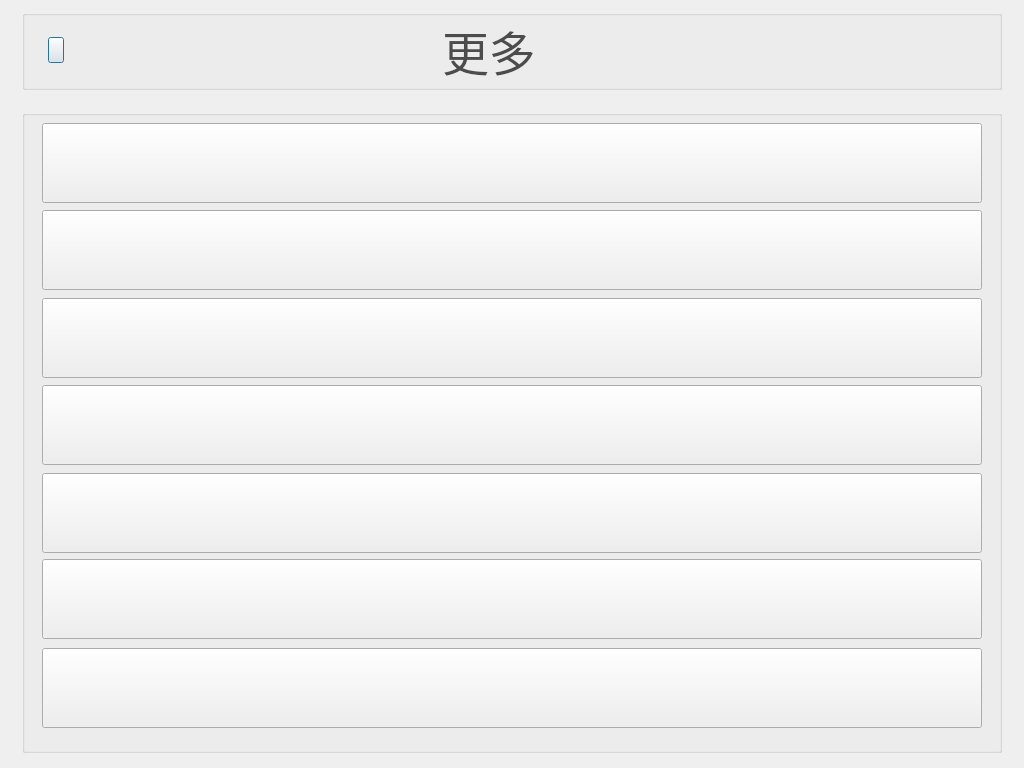
<?xml version="1.0" encoding="UTF-8"?>
<ui version="4.0">
 <class>moreW</class>
 <widget class="QDialog" name="moreW">
  <property name="geometry">
   <rect>
    <x>0</x>
    <y>0</y>
    <width>1024</width>
    <height>768</height>
   </rect>
  </property>
  <property name="windowTitle">
   <string>Dialog</string>
  </property>
  <property name="styleSheet">
   <string notr="true"/>
  </property>
  <widget class="QGroupBox" name="groupBox_2">
   <property name="geometry">
    <rect>
     <x>22</x>
     <y>10</y>
     <width>980</width>
     <height>80</height>
    </rect>
   </property>
   <property name="font">
    <font>
     <family>宋体</family>
    </font>
   </property>
   <property name="styleSheet">
    <string notr="true">#groupBox_2
{
	border-image: url(:/new/prefix1/image/moreimag/back_board1.png);
}</string>
   </property>
   <property name="title">
    <string/>
   </property>
   <property name="flat">
    <bool>false</bool>
   </property>
   <widget class="QPushButton" name="returnMainButton">
    <property name="geometry">
     <rect>
      <x>26</x>
      <y>27</y>
      <width>16</width>
      <height>26</height>
     </rect>
    </property>
    <property name="font">
     <font>
      <family>宋体</family>
     </font>
    </property>
    <property name="styleSheet">
     <string notr="true">border-image: url(:/new/prefix1/image/cleanimag/return.png);</string>
    </property>
    <property name="text">
     <string/>
    </property>
   </widget>
   <widget class="QLabel" name="label">
    <property name="geometry">
     <rect>
      <x>420</x>
      <y>11</y>
      <width>111</width>
      <height>58</height>
     </rect>
    </property>
    <property name="font">
     <font>
      <family>宋体</family>
      <pointsize>35</pointsize>
      <weight>50</weight>
      <bold>false</bold>
     </font>
    </property>
    <property name="styleSheet">
     <string notr="true">color: rgb(76, 76, 76);</string>
    </property>
    <property name="frameShape">
     <enum>QFrame::NoFrame</enum>
    </property>
    <property name="frameShadow">
     <enum>QFrame::Plain</enum>
    </property>
    <property name="lineWidth">
     <number>0</number>
    </property>
    <property name="text">
     <string>更多</string>
    </property>
   </widget>
  </widget>
  <widget class="QGroupBox" name="groupBox">
   <property name="geometry">
    <rect>
     <x>22</x>
     <y>110</y>
     <width>980</width>
     <height>643</height>
    </rect>
   </property>
   <property name="styleSheet">
    <string notr="true">#groupBox
{
	border-image: url(:/new/prefix1/image/moreimag/back_board.png);
}</string>
   </property>
   <property name="title">
    <string/>
   </property>
   <widget class="QPushButton" name="genRoadButton">
    <property name="geometry">
     <rect>
      <x>20</x>
      <y>13</y>
      <width>940</width>
      <height>80</height>
     </rect>
    </property>
    <property name="font">
     <font>
      <family>宋体</family>
     </font>
    </property>
    <property name="styleSheet">
     <string notr="true">QPushButton{border-image: url(:/new/prefix1/image/moreimag/patch.jpg)}
QPushButton:hover{border-image: url(:/new/prefix1/image/moreimag/patch.jpg)}
QPushButton:pressed{border-image: url(:/new/prefix1/image/moreimag/patch1.jpg)}</string>
    </property>
    <property name="text">
     <string/>
    </property>
   </widget>
   <widget class="QPushButton" name="switchMapButton">
    <property name="geometry">
     <rect>
      <x>20</x>
      <y>100</y>
      <width>940</width>
      <height>80</height>
     </rect>
    </property>
    <property name="font">
     <font>
      <family>宋体</family>
     </font>
    </property>
    <property name="styleSheet">
     <string notr="true">QPushButton{border-image: url(:/new/prefix1/image/moreimag/switch_map.jpg)}
QPushButton:hover{border-image: url(:/new/prefix1/image/moreimag/switch_map.jpg)}
QPushButton:pressed{border-image: url(:/new/prefix1/image/moreimag/switch_map1.jpg)}</string>
    </property>
    <property name="text">
     <string/>
    </property>
   </widget>
   <widget class="QPushButton" name="lockScreenButton">
    <property name="geometry">
     <rect>
      <x>20</x>
      <y>188</y>
      <width>940</width>
      <height>80</height>
     </rect>
    </property>
    <property name="font">
     <font>
      <family>宋体</family>
     </font>
    </property>
    <property name="styleSheet">
     <string notr="true">QPushButton{border-image: url(:/new/prefix1/image/moreimag/set_lock.jpg)}
QPushButton:hover{border-image: url(:/new/prefix1/image/moreimag/set_lock.jpg)}
QPushButton:pressed{border-image: url(:/new/prefix1/image/moreimag/set_lock1.jpg)}</string>
    </property>
    <property name="text">
     <string/>
    </property>
   </widget>
   <widget class="QPushButton" name="cleanReportButton">
    <property name="geometry">
     <rect>
      <x>20</x>
      <y>275</y>
      <width>940</width>
      <height>80</height>
     </rect>
    </property>
    <property name="font">
     <font>
      <family>宋体</family>
     </font>
    </property>
    <property name="styleSheet">
     <string notr="true">QPushButton{border-image: url(:/new/prefix1/image/moreimag/clean_report.jpg)}
QPushButton:hover{border-image: url(:/new/prefix1/image/moreimag/clean_report.jpg)}
QPushButton:pressed{border-image: url(:/new/prefix1/image/moreimag/clean_report1.jpg)}</string>
    </property>
    <property name="text">
     <string/>
    </property>
   </widget>
   <widget class="QPushButton" name="adModeButton">
    <property name="geometry">
     <rect>
      <x>20</x>
      <y>363</y>
      <width>940</width>
      <height>80</height>
     </rect>
    </property>
    <property name="font">
     <font>
      <family>宋体</family>
     </font>
    </property>
    <property name="styleSheet">
     <string notr="true">QPushButton{border-image: url(:/new/prefix1/image/moreimag/ad_mode.jpg)}
QPushButton:hover{border-image: url(:/new/prefix1/image/moreimag/ad_mode.jpg)}
QPushButton:pressed{border-image: url(:/new/prefix1/image/moreimag/ad_mode1.jpg)}</string>
    </property>
    <property name="text">
     <string/>
    </property>
   </widget>
   <widget class="QPushButton" name="spePointButton">
    <property name="geometry">
     <rect>
      <x>20</x>
      <y>449</y>
      <width>940</width>
      <height>80</height>
     </rect>
    </property>
    <property name="font">
     <font>
      <family>宋体</family>
     </font>
    </property>
    <property name="styleSheet">
     <string notr="true">QPushButton{border-image: url(:/new/prefix1/image/moreimag/Specific_point.jpg)}
QPushButton:hover{border-image: url(:/new/prefix1/image/moreimag/Specific_point.jpg)}
QPushButton:pressed{border-image: url(:/new/prefix1/image/moreimag/Specific_point1.jpg)}</string>
    </property>
    <property name="text">
     <string/>
    </property>
   </widget>
   <widget class="QPushButton" name="systemButton">
    <property name="geometry">
     <rect>
      <x>20</x>
      <y>538</y>
      <width>940</width>
      <height>80</height>
     </rect>
    </property>
    <property name="font">
     <font>
      <family>宋体</family>
     </font>
    </property>
    <property name="styleSheet">
     <string notr="true">QPushButton{border-image: url(:/new/prefix1/image/moreimag/systems.png)}
QPushButton:hover{border-image: url(:/new/prefix1/image/moreimag/systems.png)}
QPushButton:pressed{border-image: url(:/new/prefix1/image/moreimag/systems1.png)}</string>
    </property>
    <property name="text">
     <string/>
    </property>
   </widget>
   <zorder>switchMapButton</zorder>
   <zorder>lockScreenButton</zorder>
   <zorder>cleanReportButton</zorder>
   <zorder>adModeButton</zorder>
   <zorder>spePointButton</zorder>
   <zorder>systemButton</zorder>
   <zorder>genRoadButton</zorder>
  </widget>
  <zorder>groupBox</zorder>
  <zorder>groupBox_2</zorder>
 </widget>
 <resources/>
 <connections/>
</ui>
